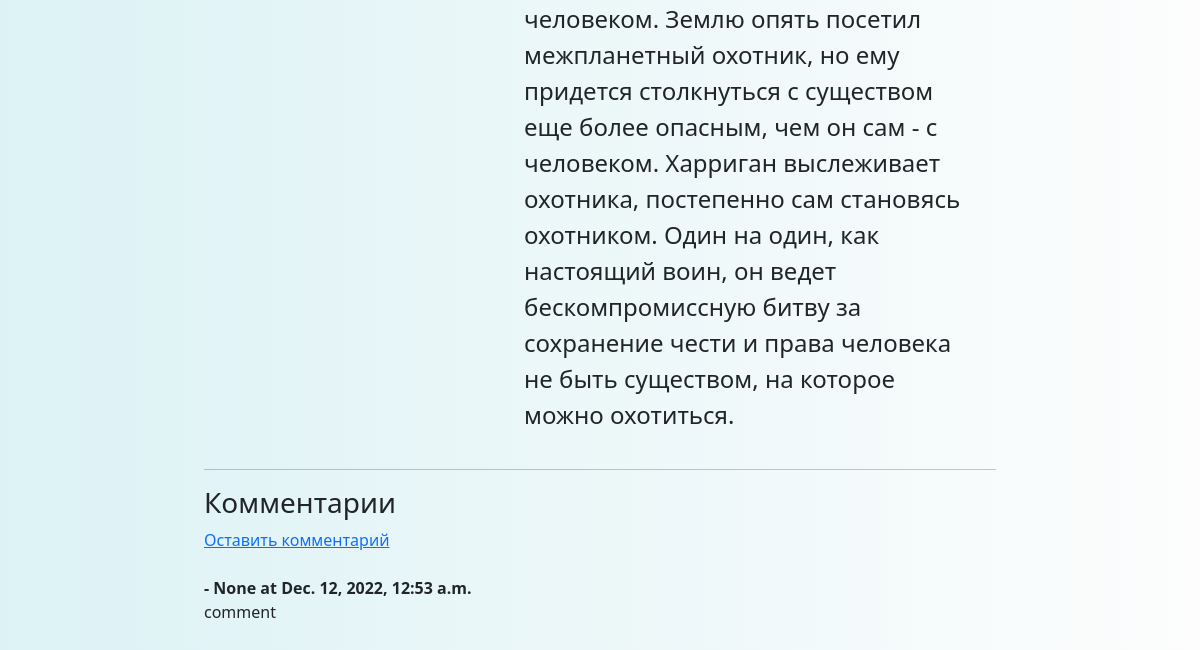
Before: /movies/predator2 (lower part) with the older database file.
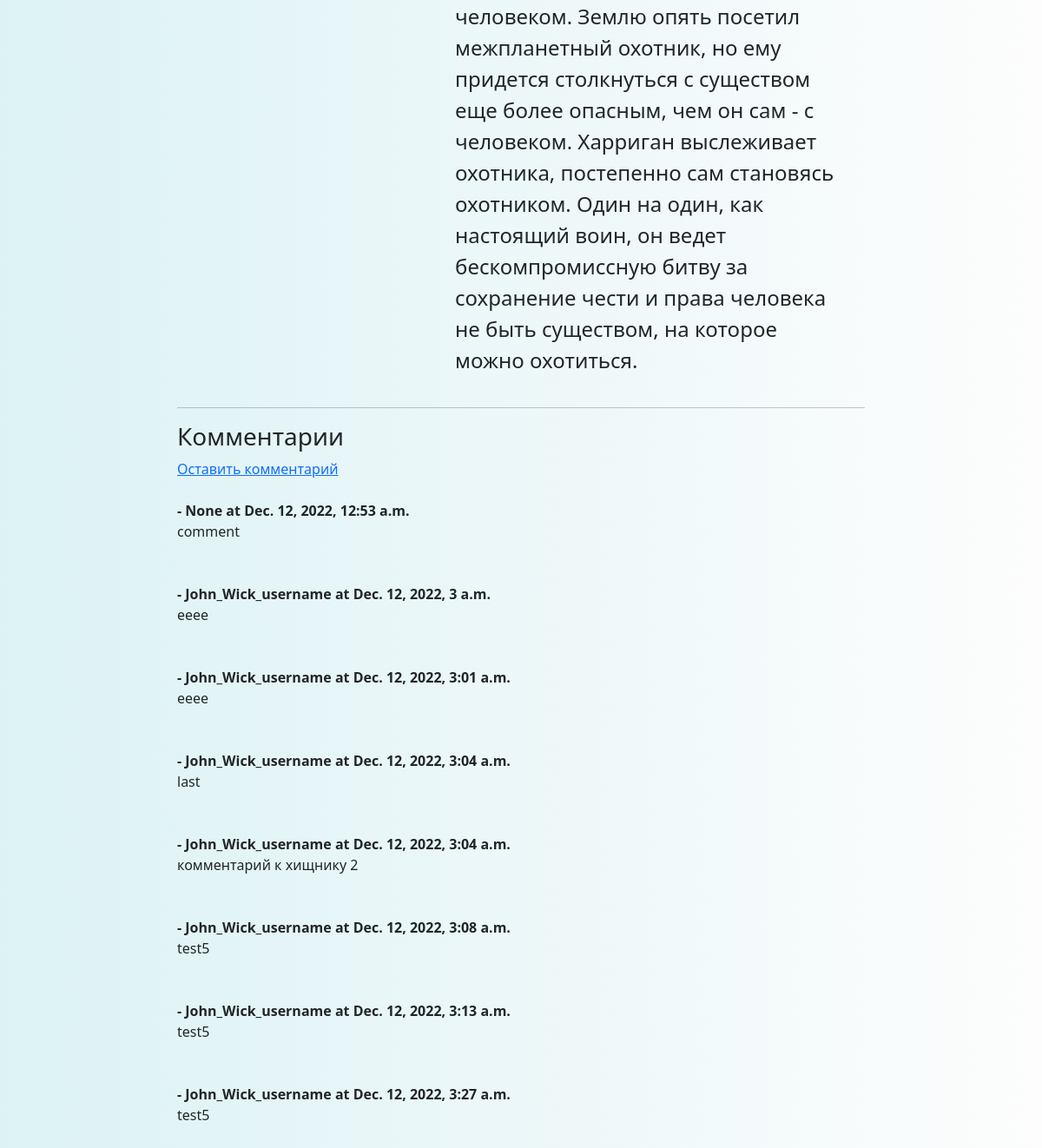
After: the same page with the newer database file.
### movies/models.py (models this page shows, shortened)
class Comment(models.Model):
    movies = models.ForeignKey(Movies, related_name="comments", on_delete=models.CASCADE)
    title = models.CharField(max_length=255, null=True, blank=True, verbose_name="Заголовок комментария")
    body = models.TextField(max_length=2550, verbose_name="Текст комментария")
    date_added = models.DateTimeField(auto_now_add=True)
    author = models.ForeignKey(User, null=True, on_delete=models.CASCADE, verbose_name='автор')

### movies/views.py (the view)
# urls.py: path('movies/<slug:movie_slug>', MovieDetailView.as_view(), name='detail_movie'),
class MovieDetailView(DetailView):  # класс представления одного фильма
    model = Movies
    template_name = 'movies/detail_movie.html'
    slug_url_kwarg = 'movie_slug'
    context_object_name = 'detail_movie'
    def get_context_data(self, **kwargs):
        context = super().get_context_data(**kwargs)
        return context

### movies/models.py (called while the page is built)
    def get_absolute_url(self):
        return reverse('movies_by_category', kwargs={'cat_slug': self.slug})

### movies/templatetags/movies_tags.py (called while the page is built)
@register.simple_tag()
def get_categories():
    return Category.objects.all()

### movies/templates/movies/detail_movie.html (shortened to what this page needs)
{% extends 'movies/base.html' %}
{% block content %}
    <div class="plot-text">
    </div>
<hr>
<h3> Комментарии</h3>
{% if not detail_movie.comments.all %}
    Комментариев нет
    <a href="{% url 'add_comment' detail_movie.pk %}">Оставить комментарий</a>
{% else %}
    <a href="{% url 'add_comment' detail_movie.pk %}">Оставить комментарий</a>
<br/><br/>
{% for comment in detail_movie.comments.all %}
        <strong>
           {{ comment.name }} -
           {{ comment.author }} at
           {{ comment.date_added }}
        </strong>
        <br/>
        {{ comment.body }}<br/><br/>
        <br/>
        {% endfor %}
{% endif %}
<br/><br/>
{% endblock %}

Changed rows visible on the page:
added Comment: author "John_Wick_username", date_added "Dec. 12, 2022, 3 a.m.", body "eeee"
added Comment: author "John_Wick_username", date_added "Dec. 12, 2022, 3:01 a.m.", body "eeee"
added Comment: author "John_Wick_username", date_added "Dec. 12, 2022, 3:04 a.m.", body "last"
added Comment: author "John_Wick_username", date_added "Dec. 12, 2022, 3:04 a.m.", body "комментарий к хищнику 2"
added Comment: author "John_Wick_username", date_added "Dec. 12, 2022, 3:08 a.m.", body "test5"
added Comment: author "John_Wick_username", date_added "Dec. 12, 2022, 3:13 a.m.", body "test5"
added Comment: author "John_Wick_username", date_added "Dec. 12, 2022, 3:27 a.m.", body "test5"
